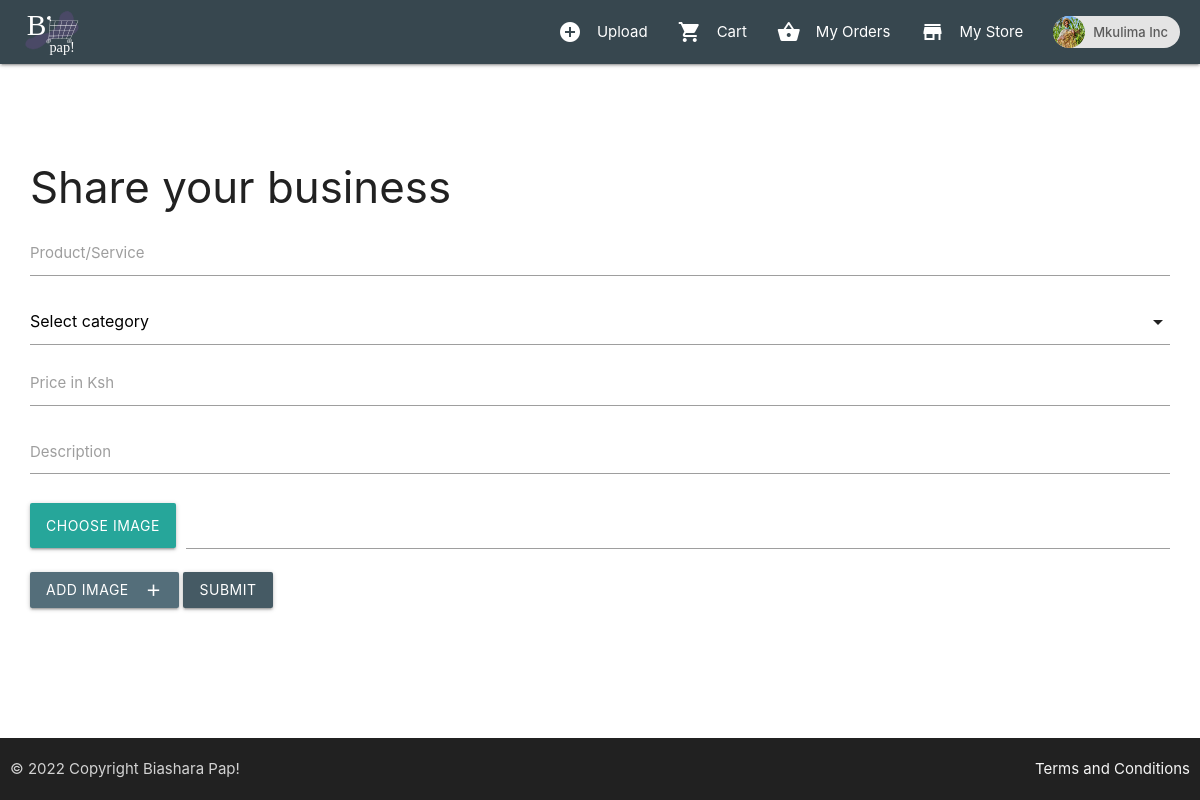
Page /upload (signed in) on the committed database.
### core/models.py (models this page shows)
class Profile(models.Model):
    user = models.ForeignKey(User, on_delete=models.CASCADE)
    id_user = models.IntegerField()
    info = models.TextField(blank=True)
    profile_img = models.ImageField(upload_to='profile_images', default='blank-profile-picture.png')
    location = models.CharField(max_length=100)
    is_business = models.BooleanField(default=False)
    def __str__(self):
        return self.user.username

### core/views.py (the view)
# urls.py: path('upload', views.upload, name='upload'),
@login_required(login_url='signin')
def upload(request):
    user_profile = Profile.objects.get(user=request.user)
    if user_profile.is_business == True:
        if request.method == "POST":
            title = request.POST['title']
            description = request.POST['description']
            price = request.POST['price']
            category = request.POST['category']
            image = request.FILES.get('image')
            images = request.FILES.getlist('images[]')
            user = request.user.username
            post = Post.objects.create(
                user=user,
                title=title,
                category=category,
                description=description,
                price=price,
                image=image
            )
            for image in images:
                PostImage.objects.create(
                    post = post,
                    images = image
                )
            post.save()
            messages.info(request, "Upload Successful")
            return redirect('index')
    else:
        messages.info(request, "You need to register as a Business to continue")
        return redirect('settings')
    return render(request, 'upload.html', {'user_profile': user_profile})

### templates/upload.html (shortened to what this page needs)
{% extends 'index.html' %}
{% block content %}
<form class="col s12 form-upload" method="POST"  enctype="multipart/form-data" style="margin-top: 100px;">
  <h3>Share your business</h3>
  <div class="input-field">
    <label>Product/Service</label>
    <input type="text" required id="title" name="title" class="">
  </div>
  <div class="input-field col s12">
  </div>
  <div class="input-field">
    <label>Price in Ksh</label>
    <input type="number" required id="price" name="price" class="">
  </div>
  <div class="input-field">
    <textarea id="description" name="description" class="materialize-textarea"></textarea>
    <label for="description">Description</label>
  </div>
  <div class="file-field input-field">
    <div class="btn">
      <span>Choose Image</span>
    </div>
    <div class="file-path-wrapper">
      <input class="file-path validate" type="text">
    </div>
  </div>
  <a href="javascript:void(0);" id="add-image" class="add_button btn wave-btn blue-grey darken-1" title="Add field">Add Image<i class="material-icons right">add</i></a>
  <button type="submit" class="btn blue-grey darken-2">Submit</button>
</form>
{% endblock %}

### templates/index.html (shortened to what this page needs)
{% load static %}
<!DOCTYPE html>
<html lang="en">
<head>
    <link rel="stylesheet" href="https://cdnjs.cloudflare.com/ajax/libs/materialize/1.0.0/css/materialize.min.css">
    <link href="{% static 'css/style.css' %}" rel="stylesheet">
    <link rel="stylesheet" href="https://unpkg.com/aos@next/dist/aos.css" />
    <link rel="stylesheet" href="https://unpkg.com/flickity@2/dist/flickity.min.css">
</head>
<body id="profile-container">
    <div
        data-aos="fade-down"
        data-aos-anchor-placement="top-bottom"
        class="navbar-fixed">
        <nav>
            <div id="nav-wrapper" class="nav-wrapper blue-grey darken-3">
                <a href="/" class="brand-logo left" style="margin-left: 20px;">
                    <span><img width="65px" src="{% static 'assets/bpap.svg' %}" ></span>
                </a>
                <ul class="right hide-on-med-and-down">
                    {% if admin != True %}
                        <li><a href="/upload"><i class="material-icons left">add_circle</i>Upload</a></li>
                        <li><a href="/order-summary"><i class="material-icons left">shopping_cart</i>Cart</a></li>
                        {% if request.user.is_authenticated %}
                            <li><a href="/my-orders">
                                <i class="material-icons left">shopping_basket</i>
                                My Orders
                            </a></li>
                            {% if user_profile.is_business %}
                                <li><a href="/customer-orders">
                                    <i class="material-icons left">store</i>
                                    My Store
                                </a></li>
                            {% endif %}
                            <li><a href="/profile/{{user_profile.user}}">
                                <div class="chip">
                                    <img src="{{user_profile.profile_img.url}}">
                                    {{user_profile}}
                                </div>
                                </a>
                            </li>
                            {% else %}
                                <li><a href="/login">Login</a></li>
                        {% endif %}
                    {% endif %}
                </ul>
                </div>
            </nav>
        </div>
        <div class="container custom-width">
            {% block content %}
            {% endblock %}
        </div>
        <footer class="page-footer transparent">
            <div class="footer-copyright grey darken-4">
              <div class="container footer-container">
              © 2022 Copyright Biashara Pap!
              <a class="grey-text text-lighten-4 right" href="#!">Terms and Conditions</a>
              </div>
            </div>
        </footer>
    </body>
    </html>

### static/css/style.css (style rules this page uses)
body { display: flex; min-height: 100vh; flex-direction: column; }
.container { flex: 1 0 auto; }
.page-footer { background-color: rgba(0, 0, 0, 0.822); }
.footer-copyright { background-color: #000; padding: 0px 10px; }
.custom-width { width: 95%; }
.footer-container { padding: 10px; }
* { box-sizing: border-box; }

### rows in the picture
Profile: profile_img (picture), user.username "Mkulima Inc"
